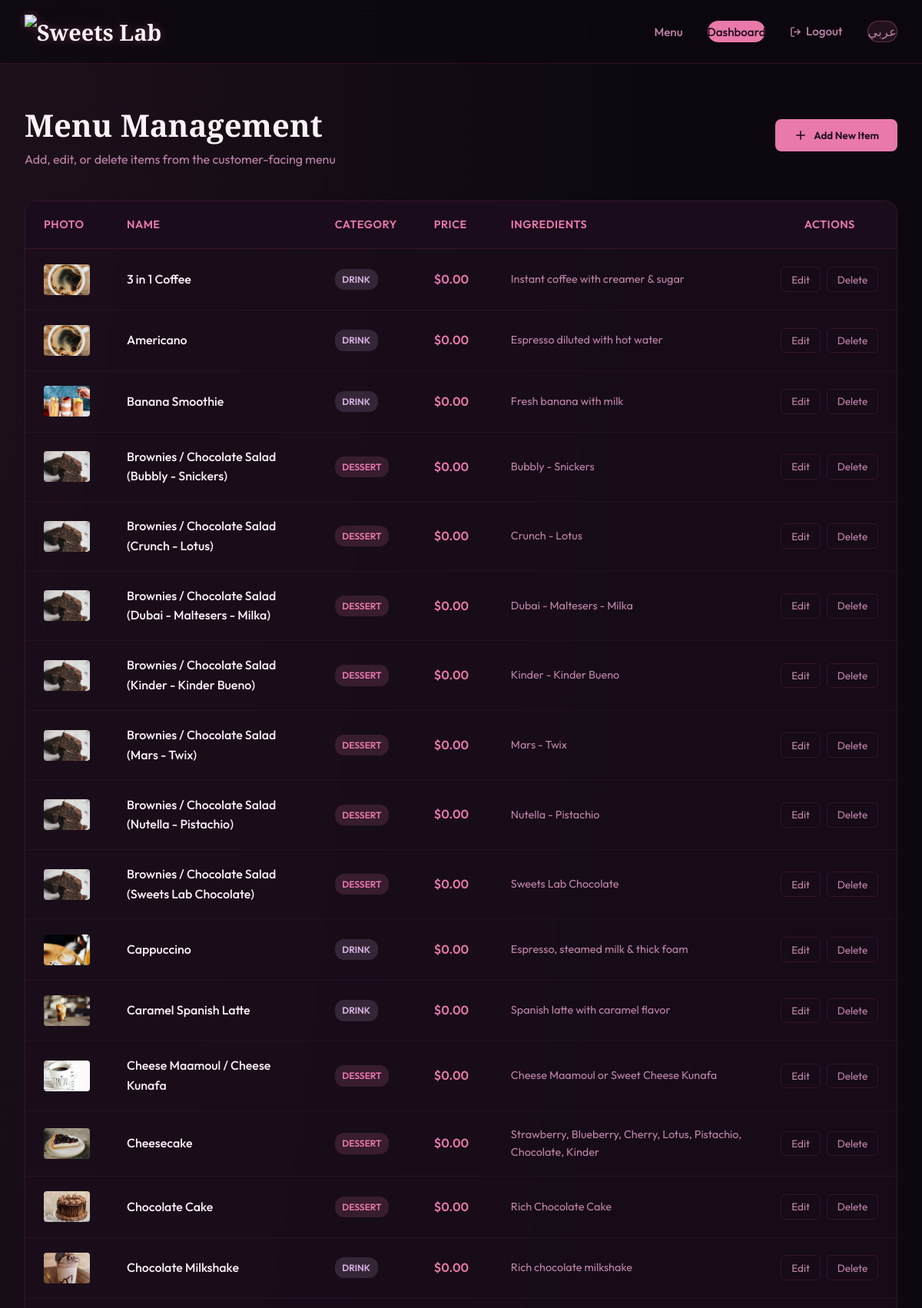
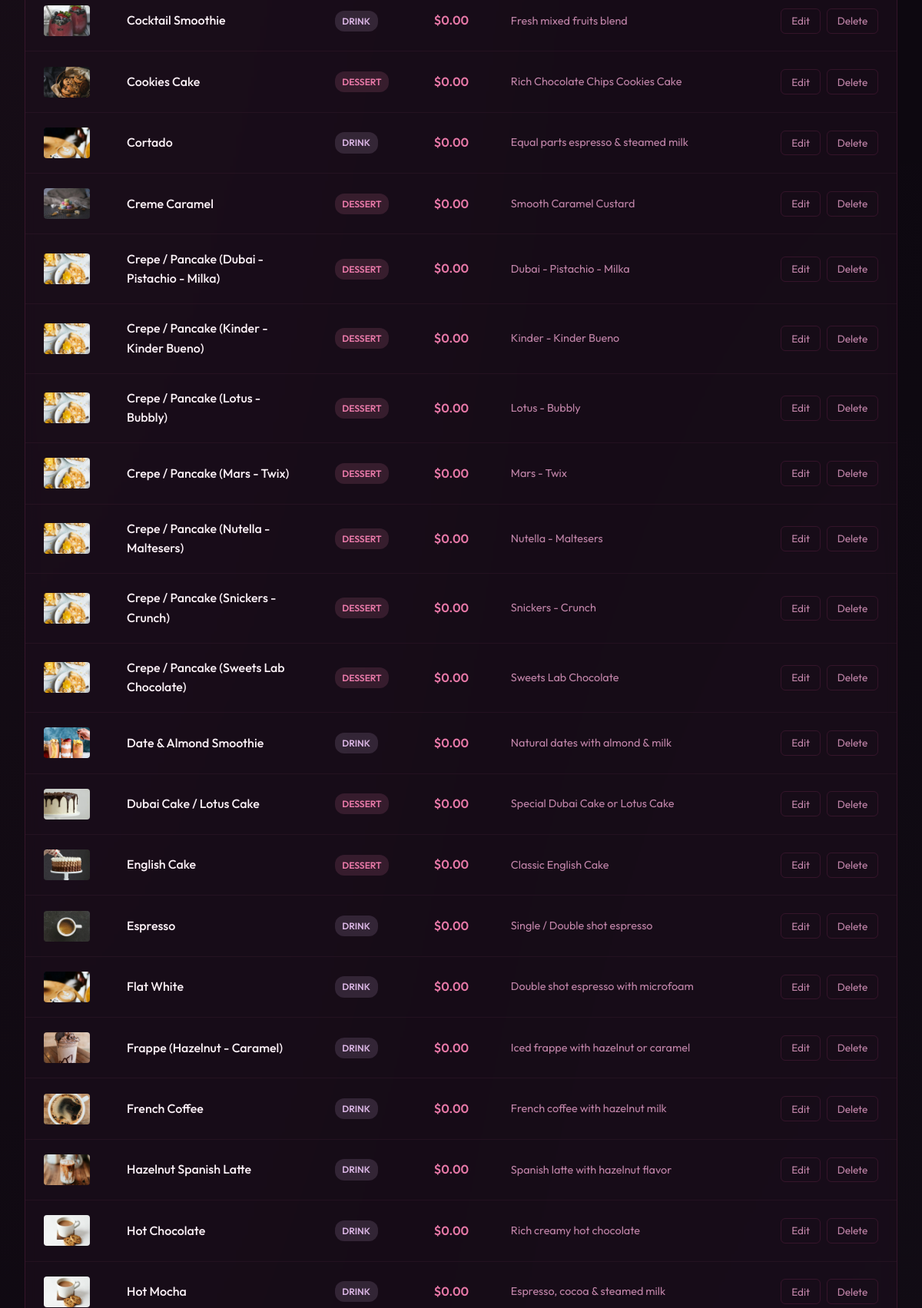
/admin (signed in, upper part), run on the app's committed database (2 pictures, top to bottom).
### tables this page shows
CREATE TABLE menu_items (
            id INTEGER PRIMARY KEY AUTOINCREMENT,
            name TEXT NOT NULL,
            price REAL NOT NULL,
            category TEXT NOT NULL,
            ingredients TEXT NOT NULL,
            image_path TEXT,
            name_ar TEXT DEFAULT '',
            ingredients_ar TEXT DEFAULT ''
        );

### app.py (the view)
@app.route('/admin')
@login_required
def admin():
    conn = get_db_connection()
    items = conn.execute('SELECT * FROM menu_items ORDER BY name ASC').fetchall()
    conn.close()
    return render_template('admin.html', items=items)

### app.py (called while the page is built)
@app.context_processor
def inject_lang():
    return {
        'lang': session.get('lang', 'en'),
        'admin_logged_in': session.get('admin_logged_in', False)
    }

def login_required(f):
    @wraps(f)
    def decorated(*args, **kwargs):
        if not session.get('admin_logged_in'):
            return redirect(url_for('admin_login'))
        return f(*args, **kwargs)
    return decorated

def get_db_connection():
    conn = sqlite3.connect(DATABASE)
    conn.row_factory = sqlite3.Row
    return conn

### templates/admin.html (shortened to what this page needs)
{% extends 'base.html' %}
{% block content %}
<div class="admin-container">
    <div class="admin-header-row">
        <div class="admin-title-group">
            <h1>Menu Management</h1>
            <p>Add, edit, or delete items from the customer-facing menu</p>
        </div>
        <button class="btn" id="btn-open-add-modal">
            <svg width="18" height="18" viewBox="0 0 24 24" fill="none" stroke="currentColor" stroke-width="2" stroke-linecap="round" stroke-linejoin="round"><line x1="12" y1="5" x2="12" y2="19"></line><line x1="5" y1="12" x2="19" y2="12"></line></svg>
            Add New Item
        </button>
    </div>
    <div class="table-wrapper">
        <table class="admin-table" id="menu-table">
            <thead>
                <tr>
                    <th style="width: 80px;">Photo</th>
                    <th>Name</th>
                    <th style="width: 120px;">Category</th>
                    <th style="width: 100px;">Price</th>
                    <th>Ingredients</th>
                    <th style="width: 160px; text-align: center;">Actions</th>
                </tr>
            </thead>
            <tbody id="menu-table-body">
                {% for item in items %}
                <tr data-id="{{ item.id }}" id="row-{{ item.id }}">
                    <td>
                        {% if item.image_path %}
                        <img src="{{ item.image_path }}" alt="{{ item.name }}" class="admin-thumb">
                        {% else %}
                        <div class="admin-thumb-placeholder">No Pix</div>
                        {% endif %}
                    </td>
                    <td class="cell-name" style="font-weight: 500;">{{ item.name }}</td>
                    <td class="cell-category">
                        <span class="badge badge-{{ item.category }}">{{ item.category }}</span>
                    </td>
                    <td class="cell-price" style="color: var(--primary); font-weight: 600;">
                        ${{ "%.2f"|format(item.price) }}
                    </td>
                    <td class="cell-ingredients" style="color: var(--text-muted); font-size: 0.9rem;">
                        {{ item.ingredients }}
                    </td>
                    <td>
                        <div class="actions-cell">
                            <button class="action-btn btn-edit" data-id="{{ item.id }}">Edit</button>
                            <button class="action-btn action-btn-danger btn-delete" data-id="{{ item.id }}">Delete</button>
                        </div>
                    </td>
                </tr>
                {% else %}
                <tr id="no-items-row">
                    <td colspan="6" style="text-align: center; color: var(--text-muted); padding: 3rem 0;">
                        No menu items found. Click "Add New Item" to populate the menu.
                    </td>
                </tr>
                {% endfor %}
            </tbody>
        </table>
    </div>
</div>
{% endblock %}

### templates/base.html (shortened to what this page needs)
<!DOCTYPE html>
<html lang="{{ lang }}" dir="{{ 'rtl' if lang == 'ar' else 'ltr' }}">
<head>
    <link rel="stylesheet" href="{{ url_for('static', filename='css/style.css') }}">
</head>
<body>
    <header>
        <nav class="nav-container">
            <a href="/" class="logo" id="nav-logo-link">
                <img src="{{ url_for('static', filename='images/logo.png') }}" alt="Sweets Lab" class="nav-logo-img">
            </a>
            <ul class="nav-links">
                <li><a href="/" id="nav-menu-link" class="{% if request.path == '/' %}active{% endif %}">{{ 'القائمة' if
                        lang == 'ar' else 'Menu' }}</a></li>
                {% if admin_logged_in %}
                <li><a href="/admin" id="nav-admin-link"
                        class="nav-btn {% if request.path == '/admin' %}active{% endif %}">{{ 'لوحة الإدارة' if lang ==
                        'ar' else 'Dashboard' }}</a></li>
                <li><a href="{{ url_for('admin_logout') }}" class="nav-logout-btn" id="btn-logout" title="Logout">
                        <svg width="15" height="15" viewBox="0 0 24 24" fill="none" stroke="currentColor"
                            stroke-width="2.2" stroke-linecap="round" stroke-linejoin="round">
                            <path d="M9 21H5a2 2 0 0 1-2-2V5a2 2 0 0 1 2-2h4" />
                            <polyline points="16 17 21 12 16 7" />
                            <line x1="21" y1="12" x2="9" y2="12" />
                        </svg>
                        {{ 'خروج' if lang == 'ar' else 'Logout' }}
                    </a></li>
                {% endif %}
                <li>
                    {% if lang == 'ar' %}
                    <a href="{{ url_for('set_lang', lang_code='en') }}" class="lang-toggle-btn" id="btn-lang-toggle"
                        title="Switch to English">
                        <span class="lang-flag">
                            English
                        </span>
                    </a>
                    {% else %}
                    <a href="{{ url_for('set_lang', lang_code='ar') }}" class="lang-toggle-btn" id="btn-lang-toggle"
                        title="التبديل إلى العربية">
                        <span class="lang-flag"> عربي</span>
                    </a>
                    {% endif %}
                </li>
            </ul>
        </nav>
    </header>
    <main style="display: flex; flex-direction: column; flex-grow: 1;">
        {% block content %}{% endblock %}
    </main>
</body>
</html>

### data on the page
menu_items: image_path (picture), name "3 in 1 Coffee", category "DRINK", price "0.00", ingredients "Instant coffee with creamer & sugar"
menu_items: image_path (picture), name "Americano", category "DRINK", price "0.00", ingredients "Espresso diluted with hot water"
menu_items: image_path (picture), name "Banana Smoothie", category "DRINK", price "0.00", ingredients "Fresh banana with milk"
menu_items: image_path (picture), name "Brownies / Chocolate Salad (Bubbly - Snickers)", category "DESSERT", price "0.00", ingredients "Bubbly - Snickers"
menu_items: image_path (picture), name "Brownies / Chocolate Salad (Crunch - Lotus)", category "DESSERT", price "0.00", ingredients "Crunch - Lotus"
menu_items: image_path (picture), name "Brownies / Chocolate Salad (Dubai - Maltesers - Milka)", category "DESSERT", price "0.00", ingredients "Dubai - Maltesers - Milka"
menu_items: image_path (picture), name "Brownies / Chocolate Salad (Kinder - Kinder Bueno)", category "DESSERT", price "0.00", ingredients "Kinder - Kinder Bueno"
menu_items: image_path (picture), name "Brownies / Chocolate Salad (Mars - Twix)", category "DESSERT", price "0.00", ingredients "Mars - Twix"
menu_items: image_path (picture), name "Brownies / Chocolate Salad (Nutella - Pistachio)", category "DESSERT", price "0.00", ingredients "Nutella - Pistachio"
menu_items: image_path (picture), name "Brownies / Chocolate Salad (Sweets Lab Chocolate)", category "DESSERT", price "0.00", ingredients "Sweets Lab Chocolate"
menu_items: image_path (picture), name "Cappuccino", category "DRINK", price "0.00", ingredients "Espresso, steamed milk & thick foam"
menu_items: image_path (picture), name "Caramel Spanish Latte", category "DRINK", price "0.00", ingredients "Spanish latte with caramel flavor"
menu_items: image_path (picture), name "Cheese Maamoul / Cheese Kunafa", category "DESSERT", price "0.00", ingredients "Cheese Maamoul or Sweet Cheese Kunafa"
menu_items: image_path (picture), name "Cheesecake", category "DESSERT", price "0.00", ingredients "Strawberry, Blueberry, Cherry, Lotus, Pistachio, Chocolate, Kinder"
menu_items: image_path (picture), name "Chocolate Cake", category "DESSERT", price "0.00", ingredients "Rich Chocolate Cake"
menu_items: image_path (picture), name "Chocolate Milkshake", category "DRINK", price "0.00", ingredients "Rich chocolate milkshake"
menu_items: image_path (picture), name "Cocktail Smoothie", category "DRINK", price "0.00", ingredients "Fresh mixed fruits blend"
menu_items: image_path (picture), name "Cookies Cake", category "DESSERT", price "0.00", ingredients "Rich Chocolate Chips Cookies Cake"
menu_items: image_path (picture), name "Cortado", category "DRINK", price "0.00", ingredients "Equal parts espresso & steamed milk"
menu_items: image_path (picture), name "Creme Caramel", category "DESSERT", price "0.00", ingredients "Smooth Caramel Custard"
menu_items: image_path (picture), name "Crepe / Pancake (Dubai - Pistachio - Milka)", category "DESSERT", price "0.00", ingredients "Dubai - Pistachio - Milka"
menu_items: image_path (picture), name "Crepe / Pancake (Kinder - Kinder Bueno)", category "DESSERT", price "0.00", ingredients "Kinder - Kinder Bueno"
menu_items: image_path (picture), name "Crepe / Pancake (Lotus - Bubbly)", category "DESSERT", price "0.00", ingredients "Lotus - Bubbly"
menu_items: image_path (picture), name "Crepe / Pancake (Mars - Twix)", category "DESSERT", price "0.00", ingredients "Mars - Twix"
menu_items: image_path (picture), name "Crepe / Pancake (Nutella - Maltesers)", category "DESSERT", price "0.00", ingredients "Nutella - Maltesers"
menu_items: image_path (picture), name "Crepe / Pancake (Snickers - Crunch)", category "DESSERT", price "0.00", ingredients "Snickers - Crunch"
menu_items: image_path (picture), name "Crepe / Pancake (Sweets Lab Chocolate)", category "DESSERT", price "0.00", ingredients "Sweets Lab Chocolate"
menu_items: image_path (picture), name "Date & Almond Smoothie", category "DRINK", price "0.00", ingredients "Natural dates with almond & milk"
menu_items: image_path (picture), name "Dubai Cake / Lotus Cake", category "DESSERT", price "0.00", ingredients "Special Dubai Cake or Lotus Cake"
menu_items: image_path (picture), name "English Cake", category "DESSERT", price "0.00", ingredients "Classic English Cake"
menu_items: image_path (picture), name "Espresso", category "DRINK", price "0.00", ingredients "Single / Double shot espresso"
menu_items: image_path (picture), name "Flat White", category "DRINK", price "0.00", ingredients "Double shot espresso with microfoam"
menu_items: image_path (picture), name "Frappe (Hazelnut - Caramel)", category "DRINK", price "0.00", ingredients "Iced frappe with hazelnut or caramel"
menu_items: image_path (picture), name "French Coffee", category "DRINK", price "0.00", ingredients "French coffee with hazelnut milk"
menu_items: image_path (picture), name "Hazelnut Spanish Latte", category "DRINK", price "0.00", ingredients "Spanish latte with hazelnut flavor"
menu_items: image_path (picture), name "Hot Chocolate", category "DRINK", price "0.00", ingredients "Rich creamy hot chocolate"
menu_items: image_path (picture), name "Hot Mocha", category "DRINK", price "0.00", ingredients "Espresso, cocoa & steamed milk"

### other printed values
{{ 'القائمة' if
                        lang == 'ar' else 'Menu' }} "Menu"
{{ 'خروج' if lang == 'ar' else 'Logout' }} "Logout"
